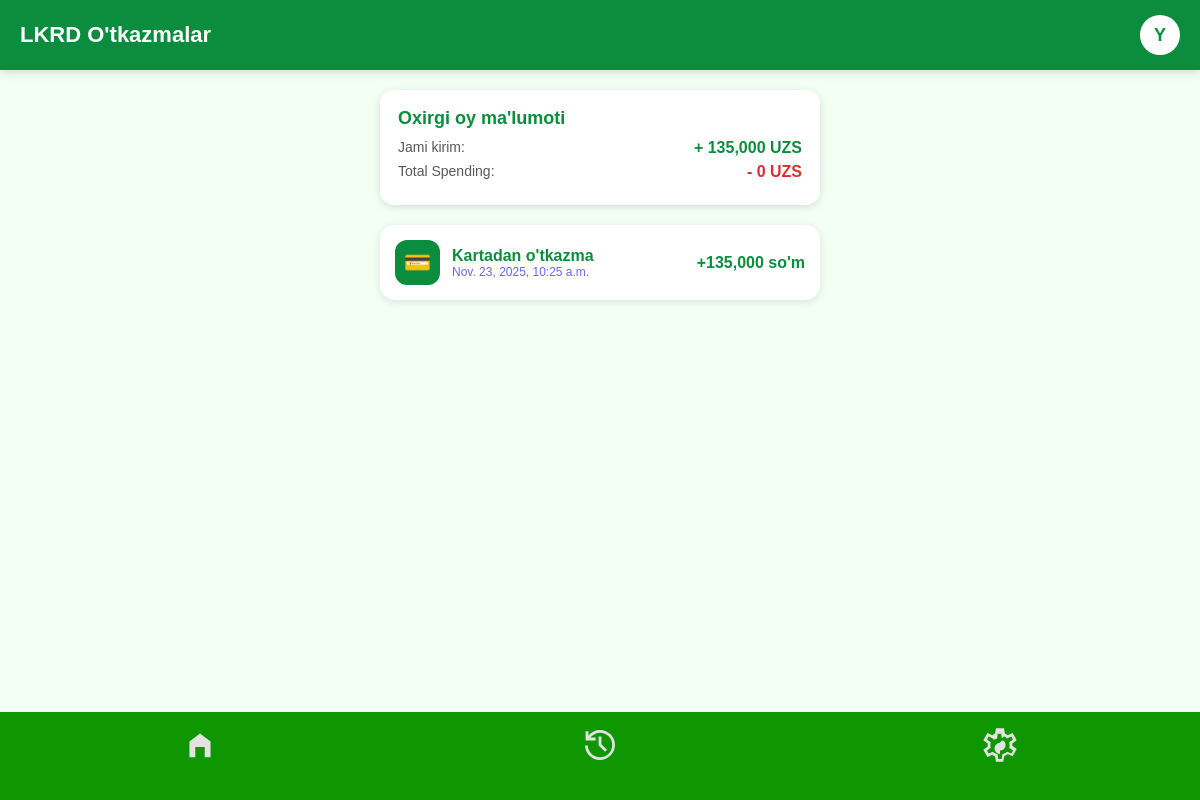
The page /transactions/ (signed in) on the database its author committed.
### users/models.py (models this page shows, shortened)
class User(AbstractUser):
    username = models.CharField(max_length=15,unique=True)
    passport_serial = models.CharField(max_length=15,unique=True)
    first_name = models.CharField(max_length=100)
    last_name = models.CharField(max_length=100)
    middle_name = models.CharField(max_length=100)
    full_name = models.CharField(max_length=100)
    balance = models.DecimalField(default=0,max_digits=20,decimal_places=0)
    phone_number = models.CharField(max_length=20,null=True,blank=True)
    created_at = models.DateTimeField(auto_now_add=True)
    updated_at = models.DateTimeField(auto_now=True)

### lkrd/models.py (models this page shows, shortened)
class Transaction(models.Model):
    sender = models.ForeignKey(User,on_delete=models.SET_NULL,null=True,blank=True,related_name='my_transactions')
    receiver = models.ForeignKey(User,on_delete=models.SET_NULL,null=True,blank=True)
    sender_card = models.ForeignKey(Card,on_delete=models.SET_NULL,null=True,blank=True,related_name='my_sendings')
    receiver_card = models.ForeignKey(Card,on_delete=models.SET_NULL,null=True,blank=True)
    status = models.CharField(max_length=20,choices=transaction_status,default="Pending")
    amount = models.DecimalField(default=0,max_digits=20,decimal_places=0)
    created_at = models.DateTimeField(auto_now_add=True)

### lkrd/views.py (the view)
# urls.py: path('transactions/',views.TransactionsView.as_view(),name='transactions'),
class TransactionsView(LoginRequiredMixin,View):
    def get(self,request):
        now = timezone.now()
        transactions = Transaction.objects.filter(Q(sender=request.user)|Q(receiver=request.user)).order_by("-created_at")
        monthly_spending_obj = Transaction.objects.filter(
            created_at__year=now.year,
            created_at__month=now.month,
            sender=request.user
        )
        monthly_income_obj = Transaction.objects.filter(
            created_at__year=now.year,
            created_at__month=now.month,
            receiver=request.user
        )
        spending = monthly_spending_obj.aggregate(total=Sum('amount'))['total'] or 0
        income = monthly_income_obj.aggregate(total=Sum('amount'))['total'] or 0
        return render(request,'transactions.html',{"transactions":transactions,"spending":spending,"income":income})

### lkrd/templates/transactions.html (shortened to what this page needs)
{% load humanize %}
<!DOCTYPE html>
<html lang="en">
<head>
</head>
<body>
<div class="top-bar">
    <div>LKRD O'tkazmalar</div>
    <a href="{% url 'notifications' %}" style="text-decoration: none;" class="profile">{{request.user.first_name|slice:":1"}}</a>
</div>
<div class="container">
    <div class="summary-card">
        <div class="summary-title">Oxirgi oy ma'lumoti</div>
        <div class="summary-row">
            <div class="label">Jami kirim:</div>
            <div class="value green">+ {{income|intcomma}} UZS</div>
        </div>
        <div class="summary-row">
            <div class="label">Total Spending:</div>
            <div class="value red">- {{spending|intcomma}} UZS</div>
        </div>
    </div>
    {% for i in transactions %}
        <a href="{% url 'cheque' i.id %}" style="text-decoration: none;" class="transaction-card">
            <div class="left">
                <div class="icon">💳</div>
                <div>
                    <div class="title">Kartadan o'tkazma</div>
                    <div class="sub">{{i.created_at}}</div>
                </div>
            </div>
            {% if i.sender == request.user %}
                <div class="amount minus">-{{i.amount|intcomma}} so'm</div>
            {% else %}
                <div class="amount plus">+{{i.amount|intcomma}} so'm</div>
            {% endif %}
        </a>
    {% endfor %}
</div>
{% include 'navbar.html' %}
</body>
</html>

### lkrd/templates/transactions.html (style rules this page uses)
* { margin:0;padding:0;box-sizing:border-box;font-family:Arial, sans-serif;-webkit-user-select: none;-moz-user-select: none;-ms-user-select: none;user-select: none; }
body { background:#f3fff5; padding-bottom:80px; color:#111; }
.top-bar { background:#0c8c3d; padding:15px 20px; color:white; font-size:22px; font-weight:bold; display:flex; justify-content:space-between; align-items:center; box-shadow:0 2px 10px rgba(0,0,0,0.15); }
.profile { width:40px;height:40px; border-radius:50%; background:white; display:flex; justify-content:center; align-items:center; color:#0c8c3d; font-weight:bold; font-size:18px; }
.container { max-width:480px; margin:auto; padding:20px; }
.summary-card { background:white; padding:18px; border-radius:14px; box-shadow:0 2px 8px rgba(0,0,0,0.12); margin-bottom:20px; }
.summary-title { font-size:18px; font-weight:bold; color:#0c8c3d; margin-bottom:10px; }
.summary-row { display:flex; justify-content:space-between; margin-bottom:6px; }
.label { opacity:0.7; font-size:14px; }
.value { font-weight:bold; font-size:16px; }
.green { color:#0c8c3d; }
.red { color:#d63131; }
.transaction-card { background:white; padding:15px; border-radius:15px; box-shadow:0 2px 8px rgba(0,0,0,0.1); margin-bottom:15px; display:flex; justify-content:space-between; align-items:center; }
.left { display:flex; align-items:center; }
.icon { width:45px;height:45px; border-radius:12px; background:#0c8c3d; display:flex; justify-content:center; align-items:center; color:white; font-size:22px; margin-right:12px; }
.title { font-size:16px; font-weight:bold; color:#0c8c3d; }
.sub { font-size:12px; opacity:0.6; }
.amount { font-size:16px; font-weight:bold; }
.plus { color:#0c8c3d; }

### rows shown on the page
User: user.first_name "Y"
Transaction: created_at "Nov. 23, 2025, 10:25 a.m.", amount "135,000"

### other values the page prints
{{ income|intcomma }} "135,000"
{{ spending|intcomma }} "0"
